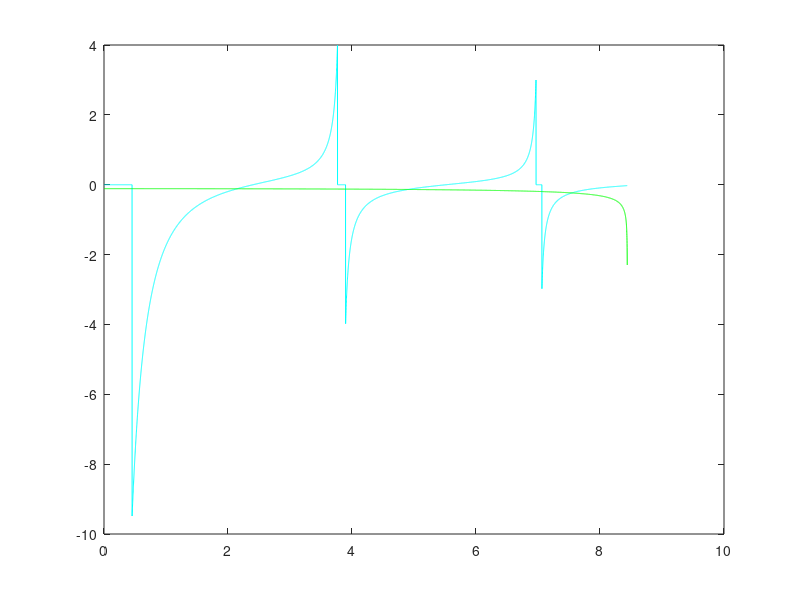

MATLAB code to generate this figure:
%graphical solution

clear all;
ej = 0.1;
ek = 0.0001;
V = 8.4398;
m = 0;
N = 10000;
n1 = 1.45;
n2 = 1.44;
b = 62.5;
a = 5;
lambda0 = 0.633;
k0 = 2 * pi / lambda0;
temp = zeros(3, 2);

h = V / N;
for i = 1 : N - 1,
    U(i) = i * h;
    W = sqrt(V * V - U(i) * U(i));
    G = U(i) * besselj(m - 1, U(i));
    
    if abs(G) < ej 
        T(i) = 0;
    else 
        T(i) = besselj(m, U(i)) / G;
    end;
    
    G = W * besselk(m - 1, W);
    
    if abs(G) < ek 
        P(i) = 0;
    else 
        P(i) = -besselk(m, W) / G;
    end;
end;
disp('solved');
j = 1;
for i = 1 : length(T)
%     for k = 1 : length(P)
        if abs(T(i) - P(i)) < 0.0002
            disp(U(i))
            temp(1, j) = U(i);
            temp(2, j) = sqrt((k0 * n1)^2 - (U(i)^2) / (a^2));
            temp(3, j) = a * sqrt(temp(2, j)^2 - (k0 * n2)^2);
            j = j + 1;
        end;
%     end;
end;
plot(U,T,'c-',U,P,'g-');